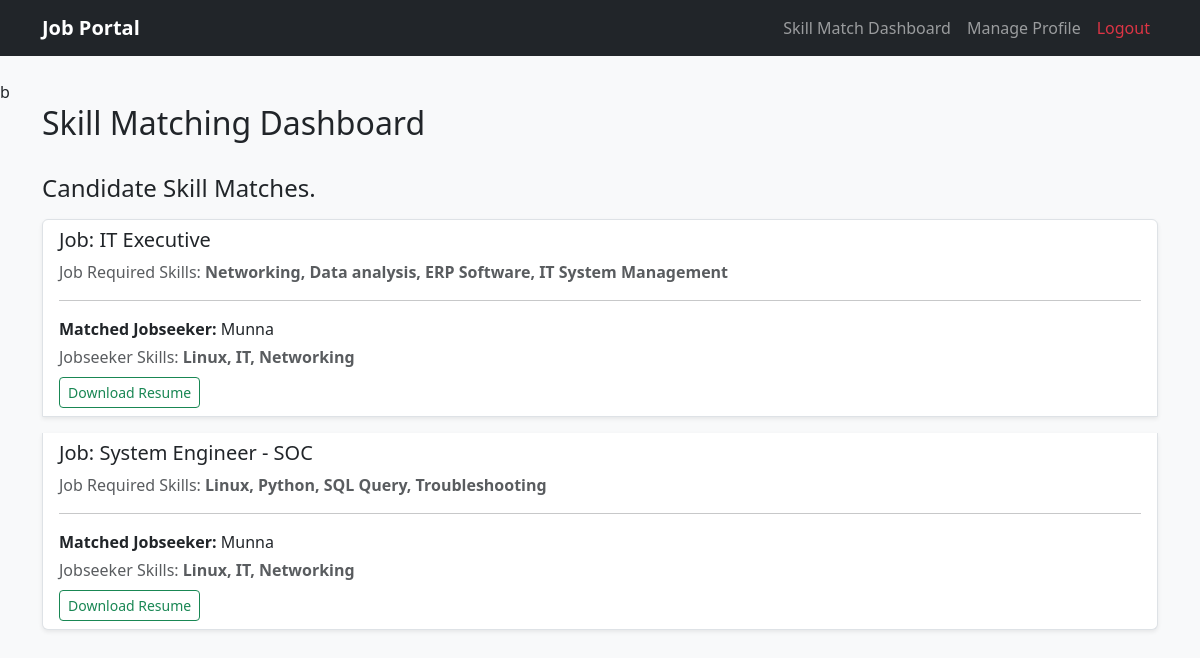
Before: /skill-match/ (signed in) with the older database file.
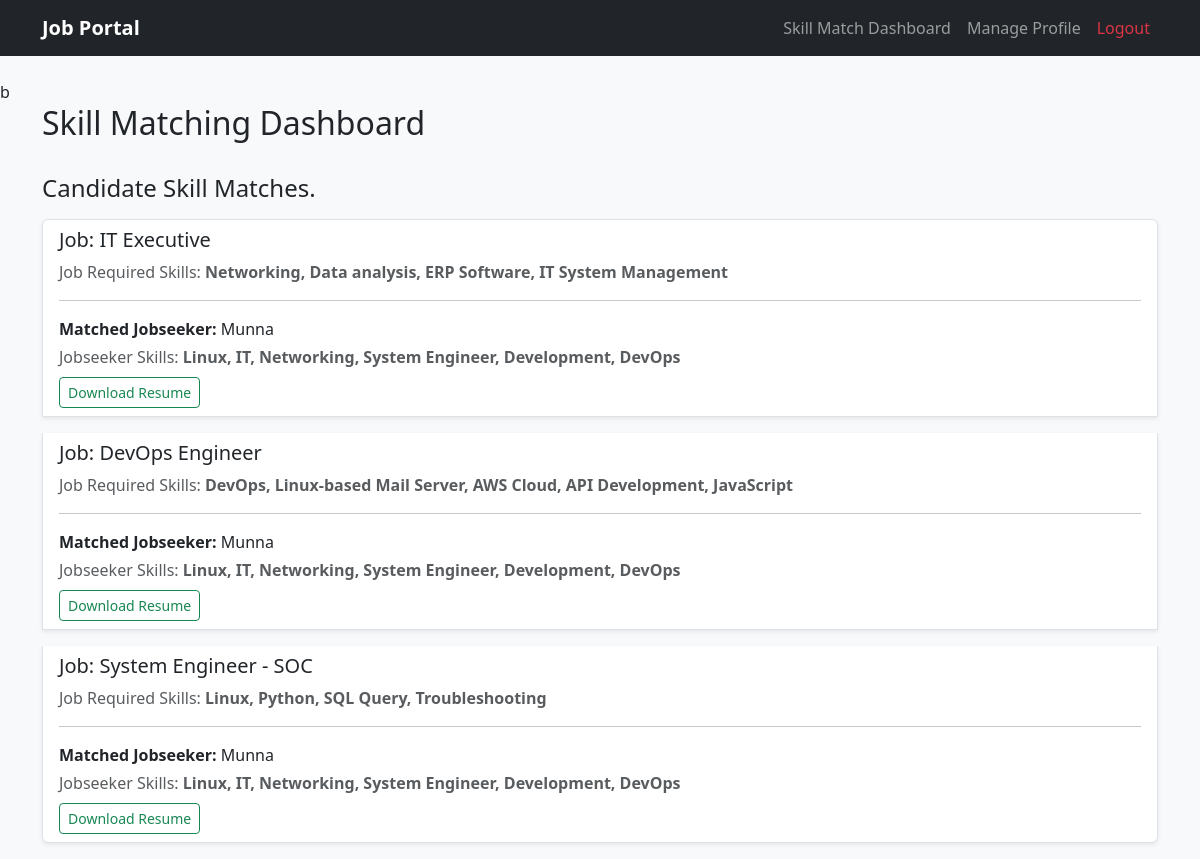
After: the same page with the newer database file.
### Job_Portal/models.py (models this page shows, shortened)
class Job(models.Model):
    recruiter = models.ForeignKey(User, on_delete=models.CASCADE, related_name='jobs')
    title = models.CharField(max_length=200)
    number_of_openings = models.PositiveIntegerField()
    company_name = models.CharField(max_length=200, blank=True, null=True)
    category = models.CharField(max_length=100)
    job_description = models.TextField()
    skills_set = models.CharField(max_length=255, help_text="Required skills")
    created_at = models.DateTimeField(auto_now_add=True)

class UserProfile(models.Model):
  USER_TYPES = [
      ('jobseeker', 'Jobseeker'),
      ('recruiter', 'Recruiter'),
  ]
  user = models.OneToOneField(User, on_delete=models.CASCADE)
  user_type = models.CharField(max_length=20, choices=USER_TYPES, default='jobseeker')
  display_name = models.CharField(max_length=100, blank=True, null=True)
  profile_picture = models.ImageField(
      upload_to='profiles/', blank=True, null=True
  )
  phone_number = models.CharField(max_length=20, blank=True, null=True)
  location = models.CharField(max_length=100, blank=True, null=True)
  website = models.URLField(blank=True, null=True)
  bio = models.TextField(blank=True, null=True)
  company_info = models.TextField(blank=True, null=True)
  skills_set = models.TextField(blank=True, null=True)
  resume = models.FileField(upload_to='resumes/', blank=True, null=True)

### Job_Portal/views.py (the view)
# urls.py: path('skill-match/', views.skill_match_view, name='skill_match'),
@login_required
def skill_match_view(request):
    profile = request.user.userprofile
    context = {'profile': profile}
    if profile.user_type == 'jobseeker':
        user_skills = [skill.strip().lower() for skill in (profile.skills_set or "").split(',') if skill.strip()]
        matched_jobs = []
        all_jobs = Job.objects.all()
        for job in all_jobs:
            job_req_skills = [skill.strip().lower() for skill in job.skills_set.split(',') if skill.strip()]
            if any(skill in user_skills for skill in job_req_skills):
                matched_jobs.append(job)
        context['matched_jobs'] = matched_jobs
    elif profile.user_type == 'recruiter':
        recruiter_jobs = Job.objects.filter(recruiter=request.user)
        matches = []
        jobseekers = UserProfile.objects.filter(user_type='jobseeker')
        for job in recruiter_jobs:
            job_req_skills = [skill.strip().lower() for skill in job.skills_set.split(',') if skill.strip()]
            for seeker in jobseekers:
                seeker_skills = [skill.strip().lower() for skill in (seeker.skills_set or "").split(',') if skill.strip()]
                if any(skill in seeker_skills for skill in job_req_skills):
                    matches.append({'job': job, 'seeker': seeker})
        context['matches'] = matches
    return render(request, 'skill_match.html', context)

### templates/skill_match.html
{% extends 'base.html' %}
{% block content %}
<div class="row">
    <div class="col-md-12 mb-4">
        <h2>Skill Matching Dashboard</h2>
    </div>
    {% if profile.user_type == 'jobseeker' %}
        <div class="col-md-12">
            <h4>Jobs Matching Your Skills ({{ profile.skills_set }})</h4>
            <div class="list-group mt-3">
                {% for job in matched_jobs %}
                    <div class="list-group-item mb-3 shadow-sm">
                        <h5>{{ job.title }} <span class="badge bg-success float-end">{{ job.category }}</span></h5>
                        <p class="text-muted mb-1">Required Skills: <strong>{{ job.skills_set }}</strong></p>
                        <p>{{ job.job_description }}</p>
                        <a href="{% url 'apply_job' job.id %}" class="btn btn-sm btn-outline-primary">Apply Now</a>
                        <a href="{% url 'job_detail' job.pk %}" class="btn btn-outline-primary btn-sm">View Details</a>
                    </div>
                {% empty %}
                    <div class="alert alert-info">No direct skill matches. <a href="{% url 'profile_manage' %}">Profile Manager</a>!</div>
                {% endfor %}
            </div>
        </div>
    {% else %}
        <div class="col-md-12">
            <h4>Candidate Skill Matches.</h4>
            <div class="list-group mt-3">
                {% for match in matches %}
                    <div class="list-group-item mb-3 shadow-sm">
                        <h5>Job: {{ match.job.title }}</h5>
                        <p class="text-muted mb-1">Job Required Skills: <strong>{{ match.job.skills_set }}</strong></p>
                        <hr>
                        <p class="mb-1"><strong>Matched Jobseeker:</strong> {{ match.seeker.display_name }}</p>
                        <p class="text-muted mb-2">Jobseeker Skills: <strong>{{ match.seeker.skills_set }}</strong></p>
                        {% if match.seeker.resume %}
                            <a href="{{ match.seeker.resume.url }}" class="btn btn-sm btn-outline-success" target="_blank">Download Resume</a>
                        {% else %}
                            <span class="text-danger small">No resume uploaded</span>
                        {% endif %}
                    </div>
                {% empty %}
                    <div class="alert alert-info">No candidate skill matches.</div>
                {% endfor %}
            </div>
        </div>
    {% endif %}
</div>
{% endblock %}

Changed rows visible on the page:
changed through a linked row, Job "IT Executive": seeker.skills_set "Linux, IT, Networking" → "Linux, IT, Networking, System Engineer, Development, DevOps"
now on this page (row unchanged): Job: job "DevOps Engineer", job.skills_set "DevOps, Linux-based Mail Server, AWS Cloud, API Development, JavaScript", seeker.display_name "Munna", seeker.skills_set "Linux, IT, Networking, System Engineer, Development, DevOps"
changed through a linked row, Job "System Engineer - SOC": seeker.skills_set "Linux, IT, Networking" → "Linux, IT, Networking, System Engineer, Development, DevOps"
